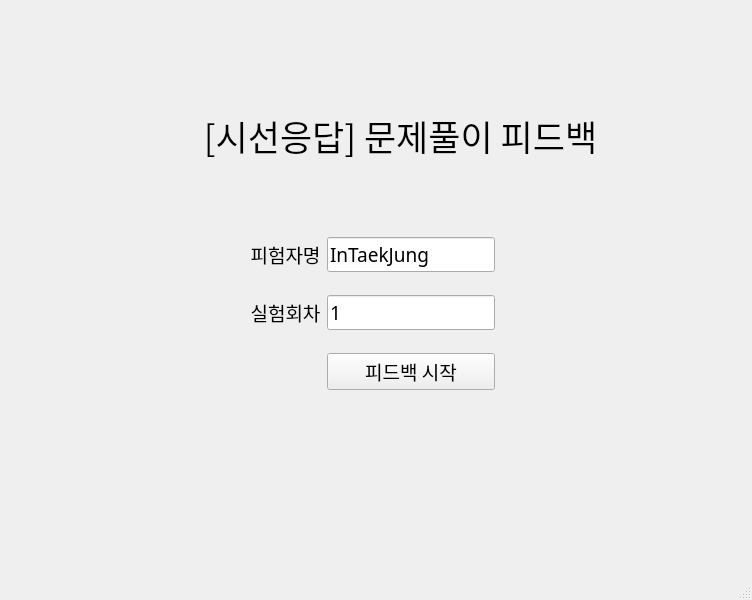
<?xml version="1.0" encoding="UTF-8"?>
<ui version="4.0">
 <class>MainWindow</class>
 <widget class="QMainWindow" name="MainWindow">
  <property name="geometry">
   <rect>
    <x>0</x>
    <y>0</y>
    <width>752</width>
    <height>600</height>
   </rect>
  </property>
  <property name="windowTitle">
   <string>MainWindow</string>
  </property>
  <widget class="QWidget" name="centralwidget">
   <widget class="QLabel" name="titleLabel">
    <property name="geometry">
     <rect>
      <x>160</x>
      <y>110</y>
      <width>481</width>
      <height>51</height>
     </rect>
    </property>
    <property name="font">
     <font>
      <family>나눔스퀘어_ac</family>
      <pointsize>26</pointsize>
     </font>
    </property>
    <property name="text">
     <string>[시선응답] 문제풀이 피드백</string>
    </property>
    <property name="alignment">
     <set>Qt::AlignCenter</set>
    </property>
   </widget>
   <widget class="QWidget" name="gridLayoutWidget_2">
    <property name="geometry">
     <rect>
      <x>250</x>
      <y>220</y>
      <width>245</width>
      <height>189</height>
     </rect>
    </property>
    <layout class="QGridLayout" name="gridLayout_">
     <item row="1" column="0">
      <widget class="QLabel" name="expCntLabel">
       <property name="font">
        <font>
         <family>나눔스퀘어_ac</family>
         <pointsize>14</pointsize>
        </font>
       </property>
       <property name="text">
        <string>실험회차</string>
       </property>
       <property name="alignment">
        <set>Qt::AlignCenter</set>
       </property>
      </widget>
     </item>
     <item row="2" column="1">
      <widget class="QPushButton" name="startBtn">
       <property name="sizePolicy">
        <sizepolicy hsizetype="Minimum" vsizetype="Fixed">
         <horstretch>0</horstretch>
         <verstretch>0</verstretch>
        </sizepolicy>
       </property>
       <property name="maximumSize">
        <size>
         <width>16777215</width>
         <height>16777215</height>
        </size>
       </property>
       <property name="font">
        <font>
         <family>나눔스퀘어_ac</family>
         <pointsize>14</pointsize>
        </font>
       </property>
       <property name="text">
        <string>피드백 시작</string>
       </property>
      </widget>
     </item>
     <item row="0" column="0">
      <widget class="QLabel" name="nameLabel">
       <property name="font">
        <font>
         <family>나눔스퀘어_ac</family>
         <pointsize>14</pointsize>
        </font>
       </property>
       <property name="layoutDirection">
        <enum>Qt::LeftToRight</enum>
       </property>
       <property name="text">
        <string>피험자명</string>
       </property>
       <property name="alignment">
        <set>Qt::AlignCenter</set>
       </property>
      </widget>
     </item>
     <item row="0" column="1">
      <widget class="QLineEdit" name="nameLEdit">
       <property name="font">
        <font>
         <family>나눔스퀘어_ac</family>
         <pointsize>14</pointsize>
        </font>
       </property>
       <property name="text">
        <string>InTaekJung</string>
       </property>
      </widget>
     </item>
     <item row="1" column="1">
      <widget class="QLineEdit" name="expCntLEdit">
       <property name="font">
        <font>
         <family>나눔스퀘어_ac</family>
         <pointsize>14</pointsize>
        </font>
       </property>
       <property name="text">
        <string>1</string>
       </property>
      </widget>
     </item>
    </layout>
   </widget>
  </widget>
  <widget class="QMenuBar" name="menubar">
   <property name="geometry">
    <rect>
     <x>0</x>
     <y>0</y>
     <width>752</width>
     <height>21</height>
    </rect>
   </property>
  </widget>
  <widget class="QStatusBar" name="statusbar"/>
 </widget>
 <resources/>
 <connections/>
</ui>
